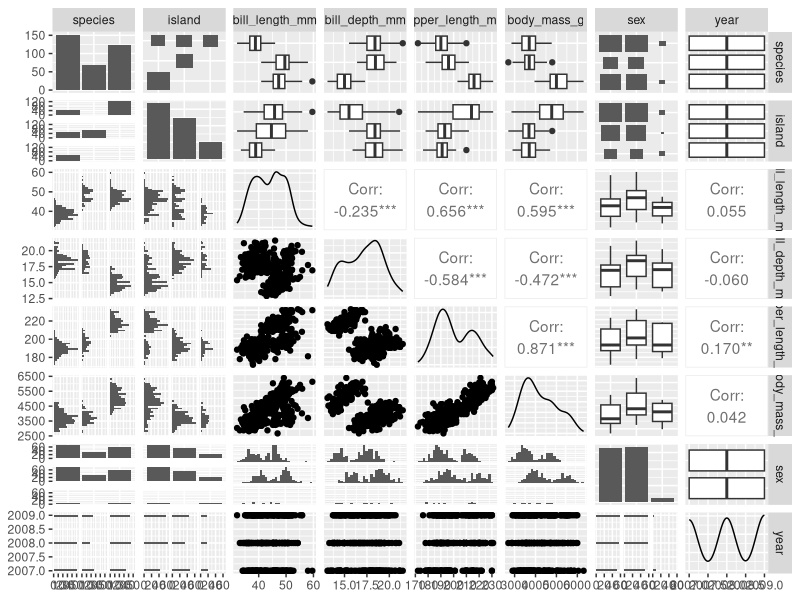
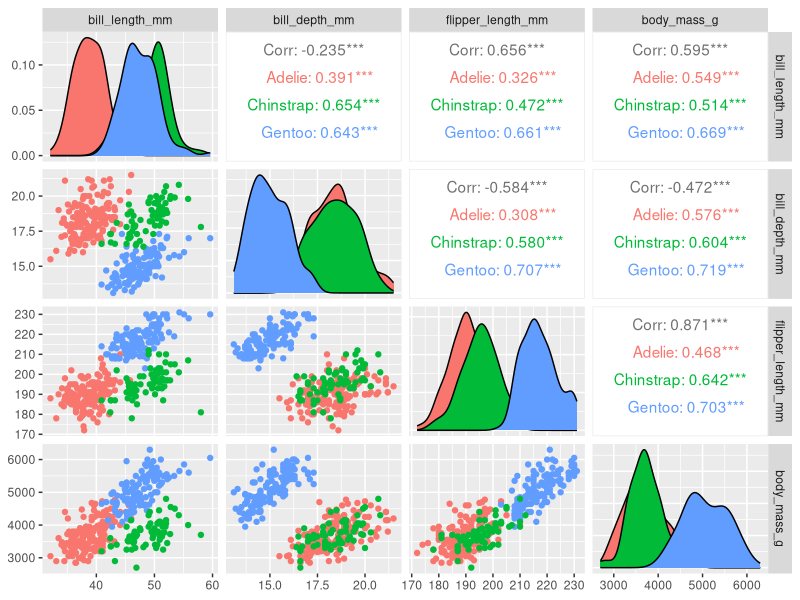
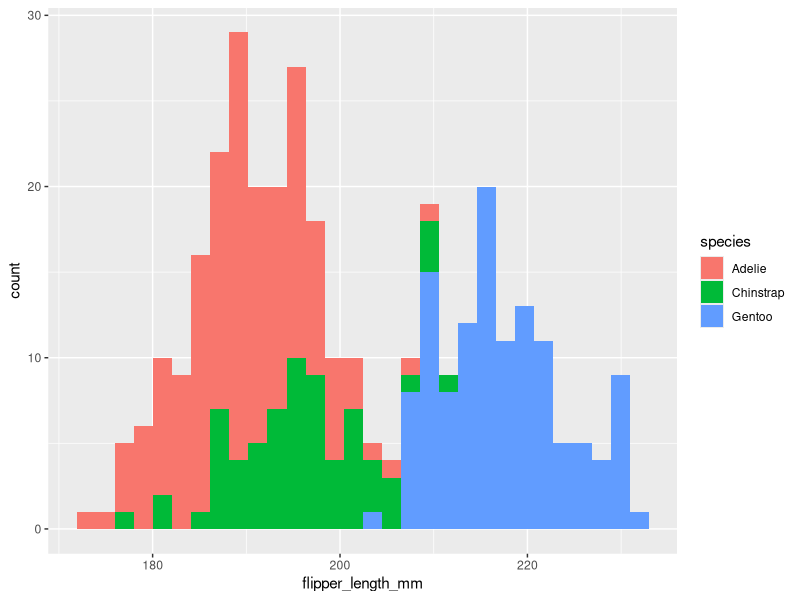

R code for these plots, in order:
## ---- chunk 1

# load libraries

library(GGally)
library(skimr)
library(palmerpenguins)
library(tidyverse)

# check out the column names from the data set palmerpenguins
names(penguins)

# look at the dimensions of the data frame
dim(penguins)

# get a summary of the data set using the summary function
summary(penguins)

# get a summary using {skimr} package
skimr::skim(penguins)

# head and tail
head(penguins)
tail(penguins)

# pairsplot 
GGally::ggpairs(penguins)

# yikes! that was a lot. Now we can narrow it down to get a graph that we want
GGally::ggpairs(penguins, columns=3:6, ggplot2::aes(color=species))

# that was better. You can play around with what info you plug into GGally

# now create a histogram of penguin flipper lengths

ggplot(data=penguins, aes(x=flipper_length_mm, fill=species)) + geom_histogram()







